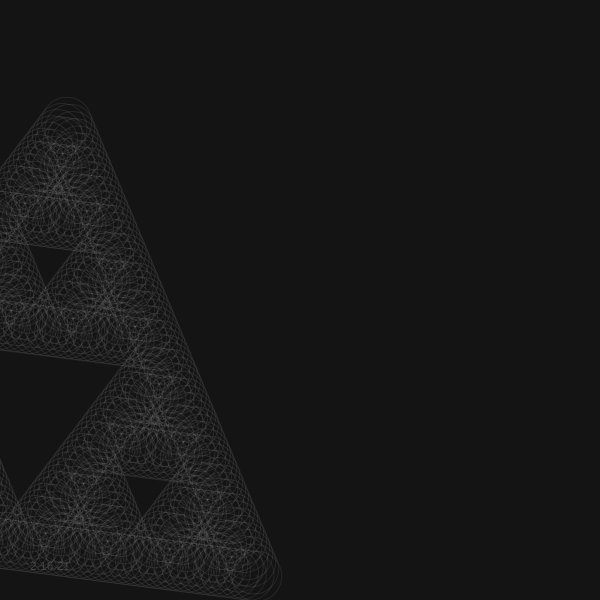
Frame 1 (no input)
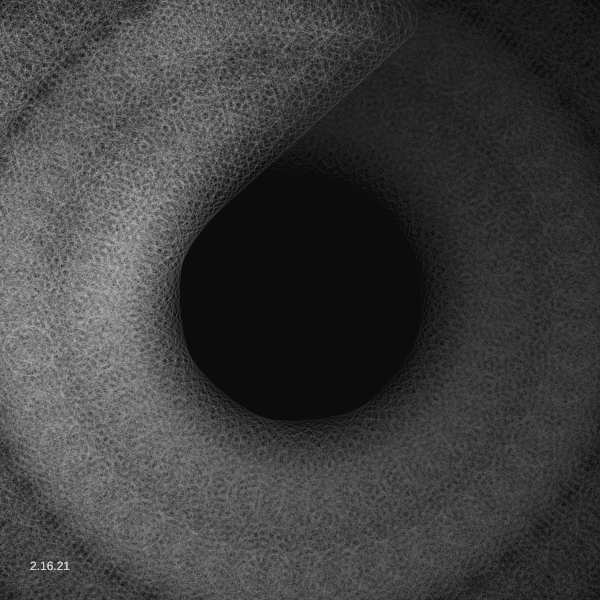
Frame 60 (no input)
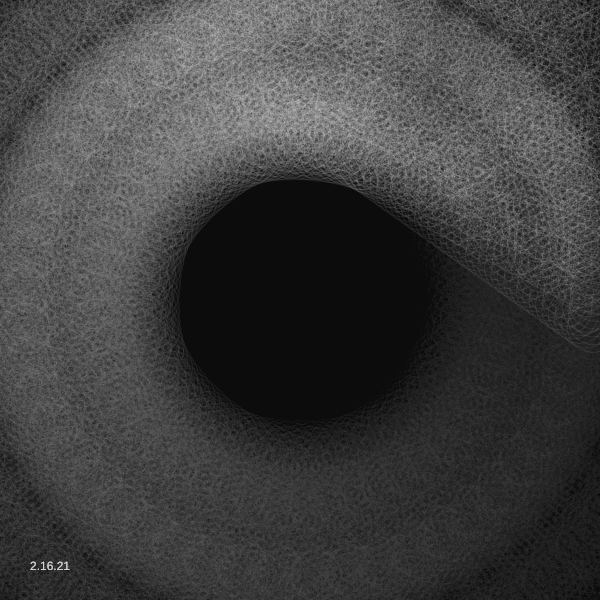
Frame 120 (the mouse pressed at the canvas centre since frame 60)

The p5.js sketch that drew these frames (run headless with seeded random() and noise() and a simulated clock; from frame 60 on, the mouse is pressed at the canvas centre):

// p5.js sketch
// ── sketch.js
var len = 500;
var triangles = [];

/*
Mod from
Dancing Sierpinski
by Prasanta Kr Dutta 
*/
function setup () {
    var canvas;
    if(windowWidth>=600 && windowHeight >=600){
      canvas = createCanvas(600, 600);
    }
    else{
      canvas = createCanvas(windowWidth, windowHeight - 100);
    }

    var x = (windowWidth - width) / 2;
    var y = (windowHeight - height) / 2;

    canvas.position(x, y);

    background(0);
  fill(200)
  background(21);
  divide(-len, len * sqrt(5) / 4, len, 1, floor(map(width/1.5, 0, height, 1, 10)));
  frameRate(20)
}

function draw() {
  background(0, 10);
  fill(255, 40);
  noStroke();
  text("2.16.21", 30, height-30);
  translate(width/2, height/2);
  noStroke();
  rotate(frameCount*.8/TWO_PI);

  for(let i=0; i<triangles.length; i++) {
    showTriangles(triangles[i][0],triangles[i][1],triangles[i][2], triangles[i][3]);
    triangles[i][0] += PI/2*cos(frameCount);
    triangles[i][1] -= PI/2*sin(frameCount);
    triangles[i][2] += PI*sin(frameCount);
    triangles[i][3] -= PI*cos(frameCount);
  }
}

function divide(x, y, l, lvl, max) {
  if (lvl == max) {
    triangles.push([x, y, l]);
  } else {
    divide(x, y, l / 2, lvl + 1, max);
    divide(x + l / 2, y, l / 2, lvl + 1, max);
    divide(x + l / 4, y - l * sqrt(3) / 4, l / 2, lvl + 1, max);
  }
}

function showTriangles(x, y, l, lvl) {
  noStroke()
  fill(255, 10);
  ellipse(x, y, 3, 3);
  stroke(255, 20)
  noFill();
  ellipse(x, y, 50, 50);

}
